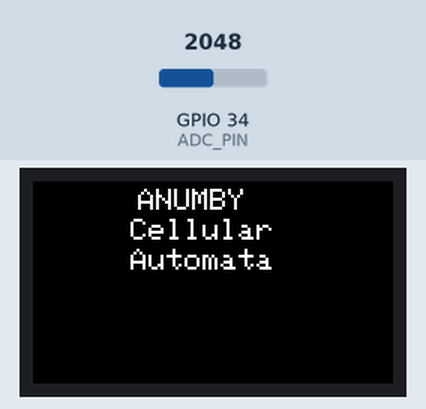
A sketch run on a simulated ESP32. On the bench: 240×135 colour display. The inputs (shaded band) are chosen by the test bench; at power-on: GPIO 34 (ADC_PIN) = 2048. Random numbers use the default seed unless the sketch sets one; what the sketch prints to the serial monitor is not drawn.

Above: at 0.3 s.
1.4 s: GPIO 34 (ADC_PIN) set to 2866
At 2.72 s:
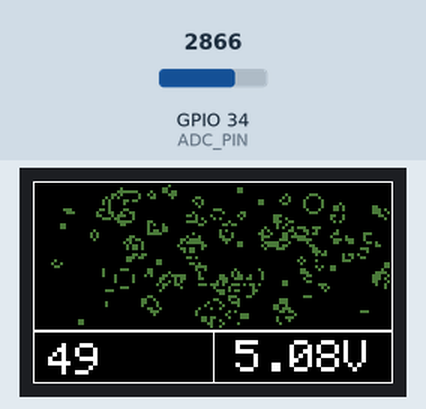
4.0 s: GPIO 34 (ADC_PIN) set to 3603
At 4.59 s:
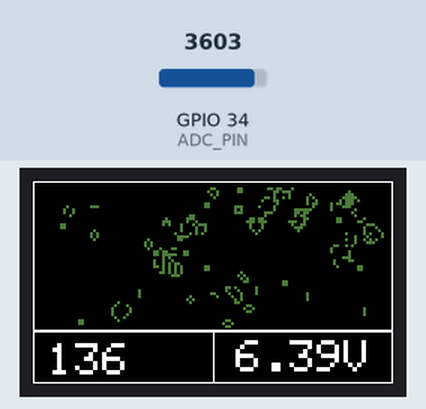
5.9 s: GPIO 34 (ADC_PIN) set to 4095
At 23.18 s:
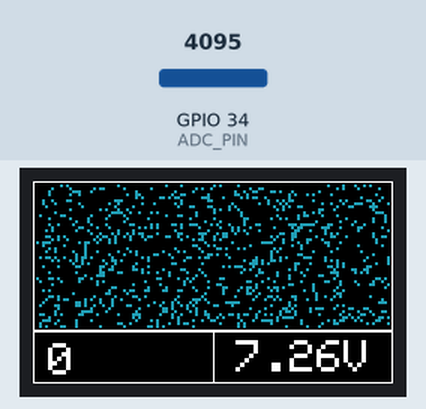

The sketch:

life.ino
```cpp
#include <TFT_eSPI.h>
#include <SPI.h>
#include "WiFi.h"
#include <Wire.h>
#include <Button2.h>
#include "esp_adc_cal.h"
//#include "bmp.h"

#ifndef TFT_DISPOFF
#define TFT_DISPOFF 0x28
#endif

#ifndef TFT_SLPIN
#define TFT_SLPIN   0x10
#endif

#define TFT_MOSI            19
#define TFT_SCLK            18
#define TFT_CS              5
#define TFT_DC              16
#define TFT_RST             23

#define TFT_BL          4  // Display backlight control pin
#define ADC_EN          14
#define ADC_PIN         34
#define BUTTON_1        35
#define BUTTON_2        0

TFT_eSPI tft = TFT_eSPI(135, 240); // Invoke custom library
Button2 btn1(BUTTON_1);
Button2 btn2(BUTTON_2);
int vref = 1100;
int btnCick = false;
// Maximum number of generations until the screen is refreshed
#define MAX_GEN_COUNT 1000

// The ESP8266 has plenty of memory so we can create a large array
// 2 x 2 pixel cells, array size = 5120 bytes per array, runs fast
//#define GRIDX 80
//#define GRIDY 33
//#define CELLXY 3

// 1 x 1 pixel cells, array size = 20480 bytes per array
#define GRIDX 120
#define GRIDY 50
#define CELLXY 2
uint16_t COLOUR2 = random(0xFFFF);
#define GEN_DELAY 15 // Set a delay between each generation to slow things down

//Current grid and newgrid arrays are needed
uint8_t grid[GRIDX][GRIDY];

//The new grid for the next generation
uint8_t newgrid[GRIDX][GRIDY];

//Number of generations
uint16_t genCount = 0;

void setup()   {

  //Set up the display
  tft.init();
  tft.setRotation(3);
  tft.fillScreen(TFT_BLACK);
  tft.setTextSize(1);
  tft.setTextColor(TFT_WHITE,TFT_BLACK);
  tft.setCursor(0, 0);

}

void loop() {
  COLOUR2 = random(0xFFFF);
  //Display a simple splash screen
  tft.fillScreen(TFT_BLACK);
  tft.setTextSize(2);
  tft.setTextColor(TFT_WHITE);
  tft.setCursor(70, 5);
  tft.println(F("ANUMBY"));
  tft.setCursor(65, 25);
  tft.println(F("Cellular"));
  tft.setCursor(65, 45);
  tft.println(F("Automata"));
  delay(1000);

  tft.fillScreen(TFT_BLACK);

  initGrid();

  genCount = MAX_GEN_COUNT;

  drawGrid();

  //Compute generations
  for (int gen = 0; gen < genCount; gen++)
  { tft.setTextColor(TFT_WHITE,TFT_BLACK);

  tft.setTextSize(3);
    tft.setCursor(10, 108);
  tft.println(gen);
  showVoltage();
    computeCA();
    drawGrid();
    delay(GEN_DELAY);
    for (int16_t x = 1; x < GRIDX-1; x++) {
      for (int16_t y = 1; y < GRIDY-1; y++) {
        grid[x][y] = newgrid[x][y];
      }
    }

  }
}

//Draws the grid on the display
void drawGrid(void) {

  uint16_t color = TFT_WHITE;

  for (int16_t x = 1; x < GRIDX - 1; x++) {
    for (int16_t y = 1; y < GRIDY - 1; y++) {
      if ((grid[x][y]) != (newgrid[x][y])) {
        if (newgrid[x][y] == 1) color = COLOUR2;
        else color = 0;
        tft.fillRect(CELLXY * x, CELLXY * y, CELLXY, CELLXY, color);
      }
    }
  }
  //tft.fillRect(0,0,240,100,random(0xFFFF)); //Boy you've got a purdy mouth
  tft.drawRect(0,0,240,100,TFT_WHITE);
  tft.drawRect(0,100,240,35,TFT_WHITE);
  tft.drawRect(120,100,120,35,TFT_WHITE);
}

//Initialise Grid
void initGrid(void) {


  for (int16_t x = 0; x < GRIDX; x++) {
    for (int16_t y = 0; y < GRIDY; y++) {
      newgrid[x][y] = 0;

      if (x == 0 || x == GRIDX - 1 || y == 0 || y == GRIDY - 1) {
        grid[x][y] = 0;
      }
      else {
        if (random(3) == 1)
          grid[x][y] = 1;
        else
          grid[x][y] = 0;
      }

    }
  }
}

//Compute the CA. Basically everything related to CA starts here
void computeCA() {
  for (int16_t x = 1; x < GRIDX; x++) {
    for (int16_t y = 1; y < GRIDY; y++) {
      int neighbors = getNumberOfNeighbors(x, y);
      if (grid[x][y] == 1 && (neighbors == 2 || neighbors == 3 ))
      {
        newgrid[x][y] = 1;
      }
      else if (grid[x][y] == 1)  newgrid[x][y] = 0;
      if (grid[x][y] == 0 && (neighbors == 3))
      {
        newgrid[x][y] = 1;
      }
      else if (grid[x][y] == 0) newgrid[x][y] = 0;
    }
  }
}

// Check the Moore neighborhood
int getNumberOfNeighbors(int x, int y) {
  return grid[x - 1][y] + grid[x - 1][y - 1] + grid[x][y - 1] + grid[x + 1][y - 1] + grid[x + 1][y] + grid[x + 1][y + 1] + grid[x][y + 1] + grid[x - 1][y + 1];
}

void showVoltage()
{
    static uint64_t timeStamp = 0;
    if (millis() - timeStamp > 1000) {
        timeStamp = millis();
        uint16_t v = analogRead(ADC_PIN);
        float battery_voltage = ((float)v / 4095.0) * 2.0 * 3.3 * (vref / 1000.0);
        String voltage = String(battery_voltage) + "V";
        Serial.println(voltage);

        tft.setTextDatum(MC_DATUM);
        tft.drawString(voltage, 180, 118 );
    }
}
/*
   The MIT License (MIT)

   Copyright (c) 2016 RuntimeProjects.com

   Permission is hereby granted, free of charge, to any person obtaining a copy
   of this software and associated documentation files (the "Software"), to deal
   in the Software without restriction, including without limitation the rights
   to use, copy, modify, merge, publish, distribute, sublicense, and/or sell
   copies of the Software, and to permit persons to whom the Software is
   furnished to do so, subject to the following conditions:

   The above copyright notice and this permission notice shall be included in all
   copies or substantial portions of the Software.

   THE SOFTWARE IS PROVIDED "AS IS", WITHOUT WARRANTY OF ANY KIND, EXPRESS OR
   IMPLIED, INCLUDING BUT NOT LIMITED TO THE WARRANTIES OF MERCHANTABILITY,
   FITNESS FOR A PARTICULAR PURPOSE AND NONINFRINGEMENT. IN NO EVENT SHALL THE
   AUTHORS OR COPYRIGHT HOLDERS BE LIABLE FOR ANY CLAIM, DAMAGES OR OTHER
   LIABILITY, WHETHER IN AN ACTION OF CONTRACT, TORT OR OTHERWISE, ARISING FROM,
   OUT OF OR IN CONNECTION WITH THE SOFTWARE OR THE USE OR OTHER DEALINGS IN THE
   SOFTWARE.
*/
```
